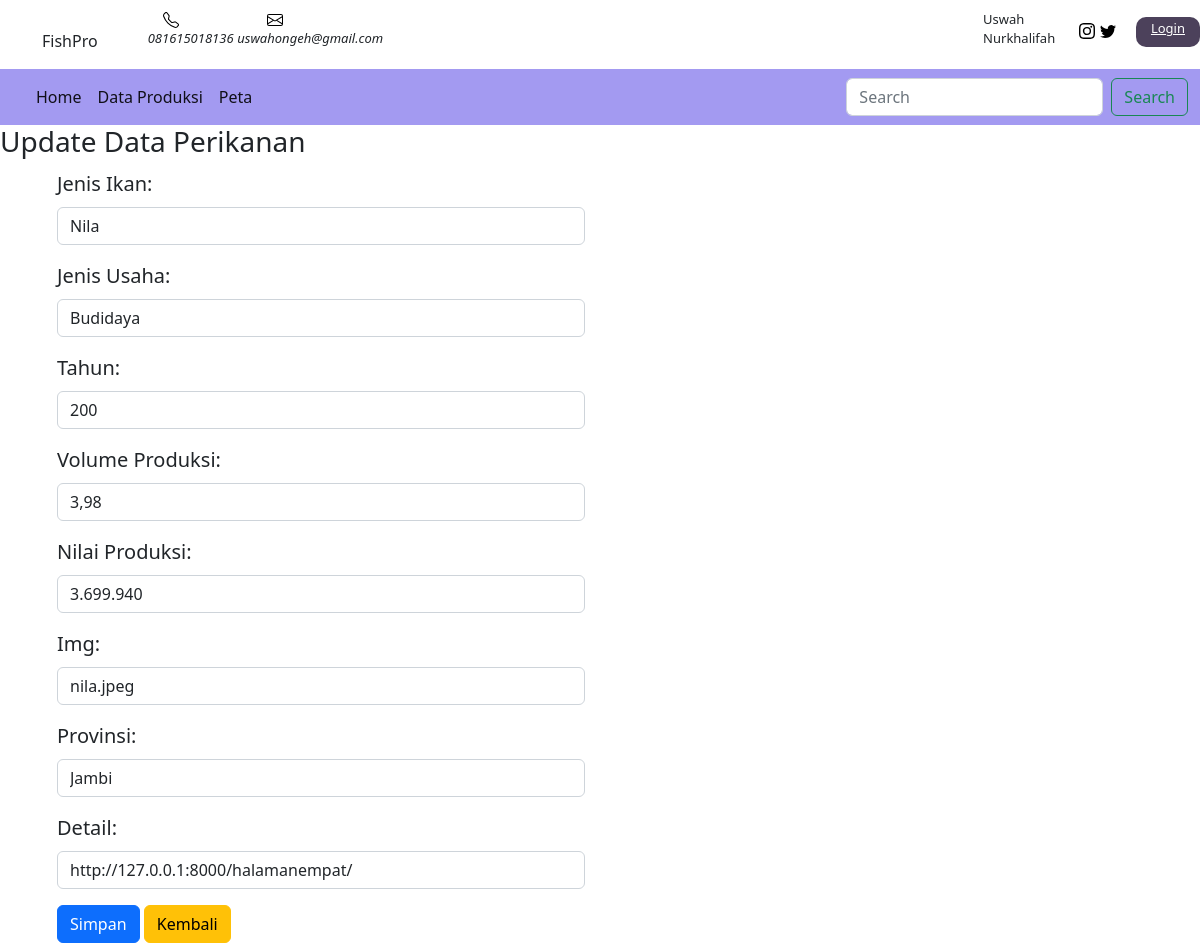
The app's page /ikan/update_data/17 with its own data.
### produksi_app/models.py (models this page shows, shortened)
class Perikanan(models.Model):
    Jenis_Ikan = models.CharField(max_length=15)
    Jenis_Usaha = models.CharField(max_length=30)
    Tahun = models.IntegerField(null=True)
    Volume_Produksi = models.CharField(max_length=30)
    Nilai_Produksi = models.CharField(max_length=30)
    img = models.CharField(max_length=15, null= True)
    Provinsi = models.ForeignKey(Tempat, on_delete=models.CASCADE, null=True)
    Detail = models.URLField(max_length=100)

### produksi_app/views.py (the view)
# urls.py: path('ikan/update_data/<int:id_ikan>', update_data, name = 'update_data'),
def update_data(request, id_ikan):
    ikan = Perikanan.objects.get(id = id_ikan)
    judul = "Update Data Perikanan"
    template = "update_data.html"
    if request.POST:
        form = FormPerikanan(request.POST, instance=ikan)
        if form.is_valid():
            form.save()
            pesan = "Data Berhasil Diupdate"
            data = {
                "title" : judul,
                "heading" : judul,
                "pesan" : pesan,
                "form" : form,
                "ikan" : ikan
            }
        return render(request, template, data)
    else:
        form = FormPerikanan(instance=ikan)
        data = {
        "title" : judul,
        "heading" : judul,
        "form" : form,
        "ikan" : ikan
        }
        return render(request, template, data)

### produksi_app/forms.py
class FormPerikanan(ModelForm):
    class Meta:
        model = Perikanan
        fields = '__all__'
        widgets = {
            'Jenis_Ikan' : forms.TextInput({'class': 'form-control', 'placeholder' : 'Jenis Ikan'}),
            'Jenis_Usaha' : forms.TextInput({'class': 'form-control', 'placeholder' : 'Jenis Usaha'}),
            'Tahun' : forms.NumberInput({'class': 'form-control', 'placeholder' : 'tahun'}),
            'Volume_Produksi' : forms.TextInput({'class': 'form-control', 'placeholder' : 'Volume Produksi'}),
            'Nilai_Produksi' : forms.TextInput({'class': 'form-control', 'placeholder' : 'Nilai Produksi'}),
            'img' : forms.TextInput({'class': 'form-control', 'placeholder' : 'Image'}),
            'Provinsi' : forms.Select({'class': 'form-control', 'placeholder' : 'Provinsi'}),
            'Detail' : forms.URLInput({'class': 'form-control', 'placeholder' : 'Detail'}),
        }

### produksi_app/models.py (called while the page is built)
    def __str__(self):
        return self.provinsii

### produksi_app/templates/update_data.html (shortened to what this page needs)
{% extends 'base.html' %}
{% block content %}
{% load static %}
        <h3>{{ title }}</h3>
<div class="container" style="margin-top: 10px;">
<div class="col-md-6">
            <form action="{% url 'update_data' ikan.id %}" method="POST">
                {{ form.as_p }}
                <input type="submit" value="Simpan" class="btn btn-primary">
                <a href="/halamansatu" class="btn btn-warning">Kembali</a>
        </form>
    </div>
</div>
{% endblock %}

### static/style.css (style rules this page uses)
body { margin: 0; padding: 0; }
.video-info h5, p { font-size: 20px; }
.btn { padding: 0.8rem 1.5rem; background-color: blue; text-decoration: none; color: white; border-radius: 8px; font-size: 13px; transition: 0.1s; }

### records on screen
Perikanan: Jenis_Ikan "Nila", Jenis_Usaha "Budidaya", Tahun "200", Volume_Produksi "3,98", Nilai_Produksi "3.699.940", img "nila.jpeg", Provinsi "Jambi", Detail "http://127.0.0.1:8000/halamanempat/"

### other values on screen
{{ title }} "Update Data Perikanan"
